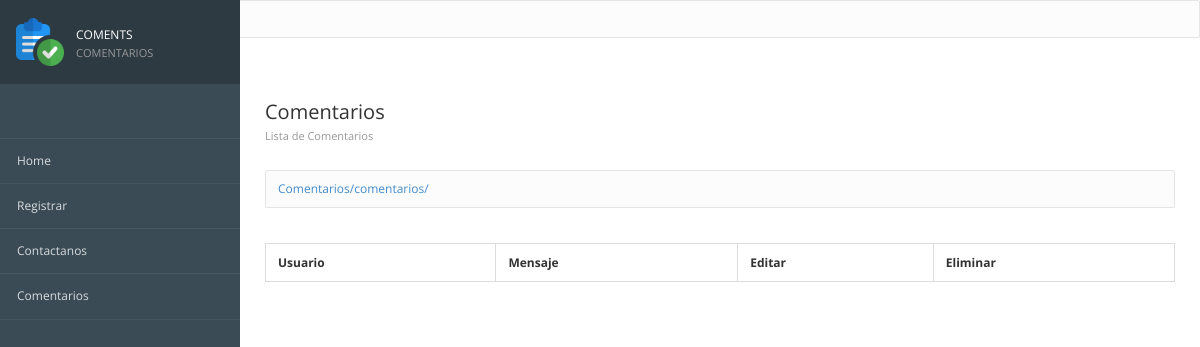
/comentarios/, run on an earlier commit of the app's database.
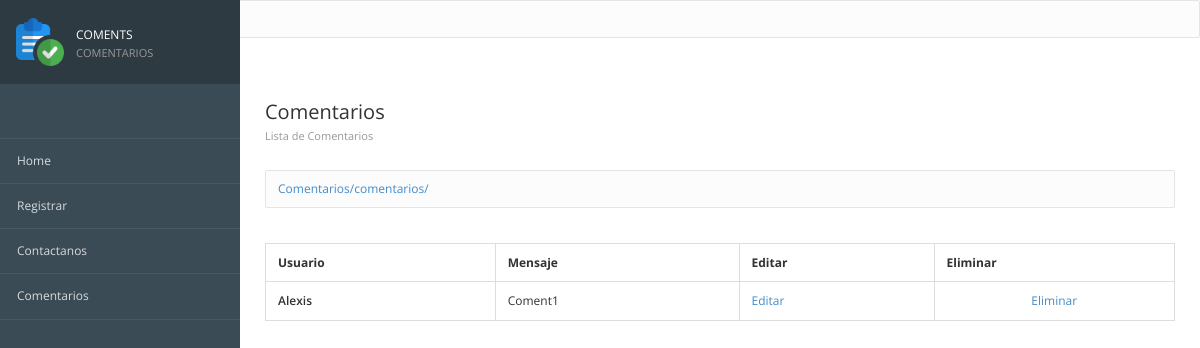
And on a later commit of the database.
### registros/models.py (models this page shows, shortened)
class ComentarioContacto(models.Model):
    id = models.AutoField(primary_key=True,verbose_name="Clave")
    usuario = models.TextField(verbose_name="Usuario")
    mensaje = models.TextField(verbose_name="Comentario")
    created =models.DateTimeField(auto_now_add=True,verbose_name="Registrado")
    class Meta:
        verbose_name = "Comentario Contacto"
        verbose_name_plural = "Comentarios Contactos"
        ordering = ["-created"]

### registros/views.py (the view)
# urls.py: path('comentarios/', views_registros.comentarios, name="Comentarios"),
def comentarios(request):
    coments=ComentarioContacto.objects.all()
    return render(request, "registros/comentario.html", {'comentarios':coments})

### registros/templates/registros/comentario.html (shortened to what this page needs)
{% extends "inicio/encabezado.html" %}
{% block imagen%}
	{%load static%}
	{%static 'inicio/images/registrar.png'%}
{% endblock%}
{% block titulo_principal %}
	COMENTS <span> COMENTARIOS </span>
{% endblock %}
{% block contenido %}
			<div class="page-header">
				<div class="page-title">
					<h3>Comentarios
				    <small>Lista de Comentarios </small></h3>
				</div>
			</div>
			{% block url %}
<div class="breadcrumb-line">
		<ul class="breadcrumb">
			<a href="{%url 'Comentarios'%}">
				{%if request.path == '/' %}
					Comentarios
				{%else%}
					Comentarios{{request.path}}
				{%endif%}
			</a>
		</ul>
	</div>
{% endblock %}
<table class="table table-bordered table-
striped">
<thead>
<tr>
<th>Usuario</th>
<th>Mensaje</th>
<th>Editar</th>
<th>Eliminar</th>
</tr>
</thead>
<tbody>
{% for coments in comentarios %}
<tr>
<td class="text-semibold">{{coments.usuario}}</td>
<td class="muted">{{coments.mensaje}}</td>
<td> 	<a href="{%url 'ConsultaIndividual' coments.id%}">Editar</a>
</td>
<td class="text-center">
	<a href="{%url 'Eliminar' coments.id%}">Eliminar</a>
</td>
</tr>
{% endfor %}
</tbody>
</table>
		</div>
{% endblock %}

What changed in the data, as far as the page shows it:
added ComentarioContacto: usuario "Alexis", mensaje "Coment1"
